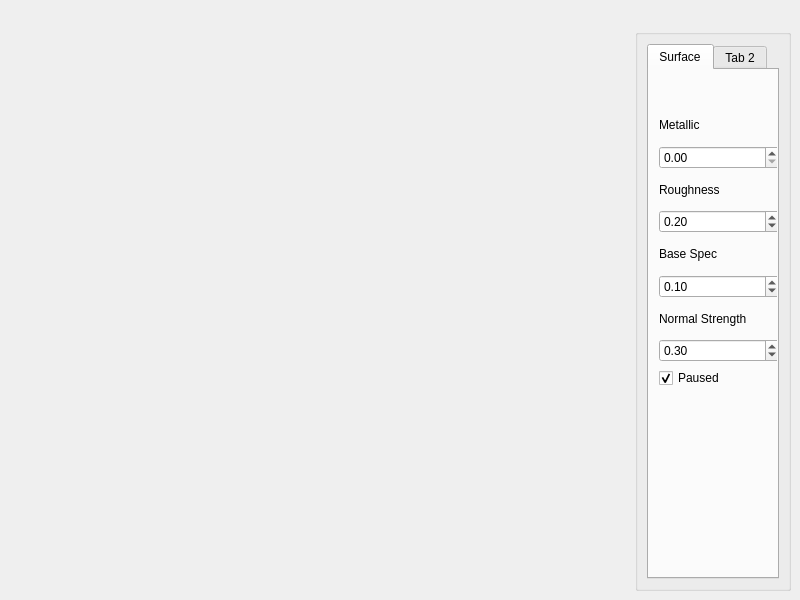
<?xml version="1.0" encoding="UTF-8"?>
<ui version="4.0">
 <class>MainWindow</class>
 <widget class="QMainWindow" name="MainWindow">
  <property name="geometry">
   <rect>
    <x>0</x>
    <y>0</y>
    <width>800</width>
    <height>600</height>
   </rect>
  </property>
  <property name="windowTitle">
   <string>Template</string>
  </property>
  <widget class="QWidget" name="centralwidget">
   <layout class="QGridLayout" name="s_mainWindowGridLayout">
    <item row="2" column="5">
     <widget class="QGroupBox" name="s_drawGB">
      <property name="title">
       <string/>
      </property>
      <layout class="QGridLayout" name="gridLayout_2">
       <item row="0" column="1">
        <widget class="QTabWidget" name="tabWidget">
         <property name="currentIndex">
          <number>0</number>
         </property>
         <widget class="QWidget" name="surfaceProperties">
          <property name="layoutDirection">
           <enum>Qt::LeftToRight</enum>
          </property>
          <attribute name="title">
           <string>Surface</string>
          </attribute>
          <widget class="QWidget" name="">
           <property name="geometry">
            <rect>
             <x>10</x>
             <y>20</y>
             <width>121</width>
             <height>298</height>
            </rect>
           </property>
           <layout class="QVBoxLayout" name="verticalLayout">
            <item>
             <spacer name="horizontalSpacer_3">
              <property name="orientation">
               <enum>Qt::Horizontal</enum>
              </property>
              <property name="sizeHint" stdset="0">
               <size>
                <width>40</width>
                <height>20</height>
               </size>
              </property>
             </spacer>
            </item>
            <item>
             <widget class="QLabel" name="label">
              <property name="text">
               <string>Metallic</string>
              </property>
             </widget>
            </item>
            <item>
             <widget class="QDoubleSpinBox" name="metallicSpinBox">
              <property name="maximum">
               <double>1.000000000000000</double>
              </property>
              <property name="singleStep">
               <double>0.050000000000000</double>
              </property>
             </widget>
            </item>
            <item>
             <widget class="QLabel" name="label_2">
              <property name="text">
               <string>Roughness</string>
              </property>
             </widget>
            </item>
            <item>
             <widget class="QDoubleSpinBox" name="roughnessSpinBox">
              <property name="maximum">
               <double>1.000000000000000</double>
              </property>
              <property name="singleStep">
               <double>0.050000000000000</double>
              </property>
              <property name="value">
               <double>0.200000000000000</double>
              </property>
             </widget>
            </item>
            <item>
             <widget class="QLabel" name="label_3">
              <property name="text">
               <string>Base Spec</string>
              </property>
             </widget>
            </item>
            <item>
             <widget class="QDoubleSpinBox" name="baseSpecSpinBox">
              <property name="maximum">
               <double>1.000000000000000</double>
              </property>
              <property name="singleStep">
               <double>0.050000000000000</double>
              </property>
              <property name="value">
               <double>0.100000000000000</double>
              </property>
             </widget>
            </item>
            <item>
             <widget class="QLabel" name="label_4">
              <property name="text">
               <string>Normal Strength</string>
              </property>
             </widget>
            </item>
            <item>
             <widget class="QDoubleSpinBox" name="normalStrengthSpinBox">
              <property name="maximum">
               <double>1.000000000000000</double>
              </property>
              <property name="singleStep">
               <double>0.050000000000000</double>
              </property>
              <property name="value">
               <double>0.300000000000000</double>
              </property>
             </widget>
            </item>
            <item>
             <widget class="QCheckBox" name="pausedCheckBox">
              <property name="text">
               <string>Paused</string>
              </property>
              <property name="checked">
               <bool>true</bool>
              </property>
              <property name="tristate">
               <bool>false</bool>
              </property>
             </widget>
            </item>
           </layout>
          </widget>
         </widget>
         <widget class="QWidget" name="tab_2">
          <attribute name="title">
           <string>Tab 2</string>
          </attribute>
         </widget>
        </widget>
       </item>
      </layout>
     </widget>
    </item>
    <item row="0" column="1">
     <spacer name="horizontalSpacer_6">
      <property name="orientation">
       <enum>Qt::Horizontal</enum>
      </property>
      <property name="sizeHint" stdset="0">
       <size>
        <width>40</width>
        <height>20</height>
       </size>
      </property>
     </spacer>
    </item>
    <item row="0" column="2">
     <spacer name="horizontalSpacer_2">
      <property name="orientation">
       <enum>Qt::Horizontal</enum>
      </property>
      <property name="sizeHint" stdset="0">
       <size>
        <width>40</width>
        <height>20</height>
       </size>
      </property>
     </spacer>
    </item>
    <item row="0" column="3">
     <spacer name="horizontalSpacer_5">
      <property name="orientation">
       <enum>Qt::Horizontal</enum>
      </property>
      <property name="sizeHint" stdset="0">
       <size>
        <width>40</width>
        <height>20</height>
       </size>
      </property>
     </spacer>
    </item>
    <item row="0" column="4">
     <spacer name="horizontalSpacer">
      <property name="orientation">
       <enum>Qt::Horizontal</enum>
      </property>
      <property name="sizeHint" stdset="0">
       <size>
        <width>40</width>
        <height>20</height>
       </size>
      </property>
     </spacer>
    </item>
   </layout>
  </widget>
  <widget class="QMenuBar" name="menubar">
   <property name="geometry">
    <rect>
     <x>0</x>
     <y>0</y>
     <width>800</width>
     <height>25</height>
    </rect>
   </property>
  </widget>
 </widget>
 <resources/>
 <connections/>
</ui>
